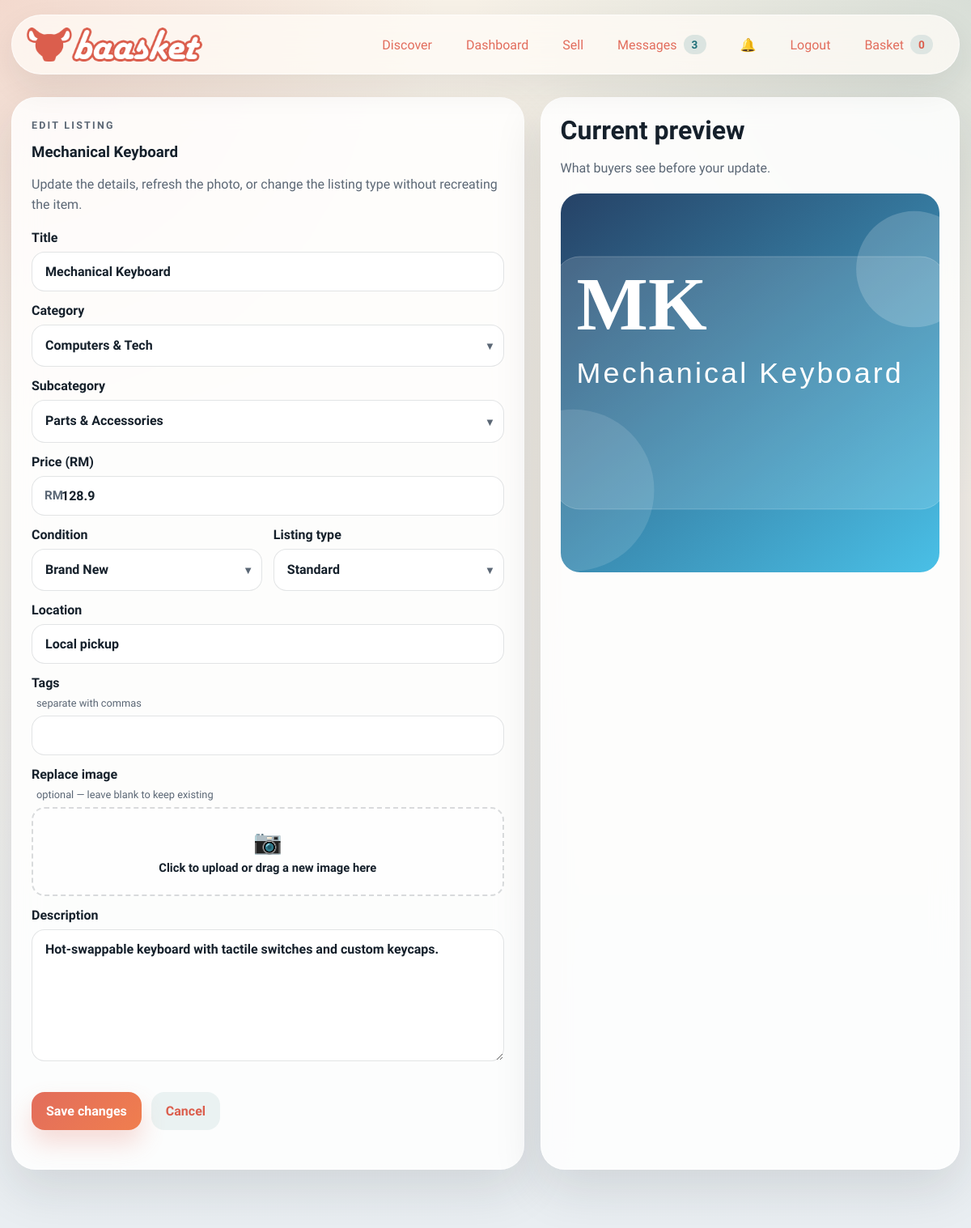
The app's page /dashboard/listings/14/edit (signed in) with its own data.
### models.py (models this page shows, shortened)
class ListingModel(db.Model):
    id = db.Column(db.Integer, primary_key=True)                              # ITEMID (internal int; ITEMID UUID stored separately if needed)
    seller_id = db.Column(db.Integer, db.ForeignKey("user.id"), nullable=False, index=True)   # SELLERID → USER
    buyer_id  = db.Column(db.Integer, db.ForeignKey("user.id"), nullable=True,  index=True)   # BUYERID  → USER (null until sold)
    category    = db.Column(db.String(80),  nullable=False, index=True)       # CATEGORYID
    subcategory = db.Column(db.String(120), nullable=False, default="")       # SUBCATEGORYID
    title       = db.Column(db.String(100), nullable=False, index=True)       # TITLE    VARCHAR(100)
    price       = db.Column(db.Float,       nullable=False)                   # PRICE    FLOAT
    condition   = db.Column(db.String(10),  nullable=False)                   # CONDITION VARCHAR(10)
    listed_date = db.Column(db.DateTime,    nullable=False, default=datetime.utcnow, index=True)  # LISTEDDATE
    description = db.Column(db.String(1000), nullable=False)                  # DESCRIPTION VARCHAR(1000)
    likes    = db.Column(db.Integer, nullable=False, default=0)               # LIKES    INTEGER (≥ 0)
    reserved = db.Column(db.Boolean, nullable=False, default=False)           # RESERVED bool
    buyable  = db.Column(db.Boolean, nullable=False, default=True)            # BUYABLE  bool
    image_path     = db.Column(db.String(255), nullable=False, default="")
    seed_image_data = db.Column(db.Text,       nullable=False, default="")
    location       = db.Column(db.String(80),  nullable=False, default="")
    quantity       = db.Column(db.Integer,     nullable=False, default=1)
    sku            = db.Column(db.String(64),  nullable=True,  default="")
    is_active      = db.Column(db.Boolean,     nullable=False, default=True)
    created_at = db.synonym("listed_date")
    offers = db.relationship("Offer", backref="listing", lazy=True, cascade="all, delete-orphan")
    @property
    def image_data(self) -> str:
        if self.image_path:
            return f"/static/{self.image_path}"
        return self.seed_image_data or "/static/assets/logo/baasket_logo.png"

### main.py (the view, shortened to what this page needs)
	@app.route("/dashboard/listings/<int:listing_id>/edit", methods=["GET", "POST"])
	@login_required
	def edit_listing(listing_id: int) -> ResponseReturnValue:
		listing = db.session.get(Item, listing_id)
		if listing is None or listing.seller_id != current_user.id:
			flash("That listing cannot be edited.", "warning")
			return redirect(url_for("dashboard"))
		return render_template(
			"edit_listing.html",
			title="Edit Listing | Baasket",
			listing=listing,
			categories_map=CATEGORIES_MAP,
		)

### models.py (called while the page is built)
@login_manager.user_loader
def load_user(user_id: str) -> User | None:
    if not user_id.isdigit():
        return None
    return db.session.get(User, int(user_id))

### payment.py (called while the page is built)
    def options(self) -> tuple[dict[str, object], ...]:
        return tuple(
            {
                "code": strategy.code,
                "label": strategy.label,
                "fee_rate": getattr(strategy, "fee_rate", Decimal("0.00")),
            }
            for strategy in self._strategies.values()
        )

### templates/edit_listing.html (shortened to what this page needs)
{% extends "base.html" %}
{% block content %}
<section class="detail-grid reveal" data-reveal>
  <article class="card-surface">
    <div class="section-heading compact">
      <p class="eyebrow">Edit listing</p>
      <h1>{{ listing.title }}</h1>
      <p>Update the details, refresh the photo, or change the listing type without recreating the item.</p>
    </div>
    <form method="post" enctype="multipart/form-data" class="stack-form" id="edit-form">
      <label>
        Title
        <input type="text" name="title" value="{{ listing.title }}" required>
      </label>
      <label>
        Category
        <div class="select-wrap">
          <select name="category" id="category-select" required>
            {% for cat in categories_map.keys() %}
              <option value="{{ cat }}" {% if cat == listing.category %}selected{% endif %}>{{ cat }}</option>
            {% endfor %}
          </select>
          <span class="select-arrow">▾</span>
        </div>
      </label>
      {% set current_sub = listing.subcategory if listing.subcategory is defined else '' %}
      {% set current_subs = categories_map.get(listing.category, []) %}
      <label id="subcategory-label" class="subcategory-label" {% if not current_subs %}style="display:none;"{% endif %}>
        Subcategory
        <div class="select-wrap">
          <select name="subcategory" id="subcategory-select">
            <option value="" {% if not current_sub %}selected{% endif %}>— none —</option>
          </select>
          <span class="select-arrow">▾</span>
        </div>
      </label>
      <label>
        Price (RM)
        <div class="price-input-wrap">
          <span class="price-prefix">RM</span>
          <input type="number" name="price" step="0.01" min="0.01" value="{{ listing.price }}" required>
        </div>
      </label>
      <div class="form-two-col">
        <label>
          Condition
          <div class="select-wrap">
            <select name="condition">
              {% for cond in ['Brand New', 'Like New', 'Lightly Used', 'Well Used', 'Heavily Used', 'For Parts'] %}
                <option value="{{ cond }}" {% if cond == listing.condition %}selected{% endif %}>{{ cond }}</option>
              {% endfor %}
            </select>
            <span class="select-arrow">▾</span>
          </div>
        </label>
        <label>
          Listing type
          <div class="select-wrap">
            <select name="kind">
              <option value="standard" {% if listing.kind == 'standard' %}selected{% endif %}>Standard</option>
            </select>
            <span class="select-arrow">▾</span>
          </div>
        </label>
      </div>
      <label>
        Location
        <input type="text" name="location" value="{{ listing.location }}">
      </label>
      <label>
        Tags <span class="field-hint">separate with commas</span>
        <input type="text" name="tags" value="{{ listing.tags | join(', ') }}">
      </label>
      <label>
        Replace image <span class="field-hint">optional — leave blank to keep existing</span>
        <div class="file-drop-zone" id="file-drop-zone">
          <div class="file-drop-inner" id="file-drop-inner">
            <span class="file-drop-icon">📷</span>
            <span class="file-drop-text">Click to upload or drag a new image here</span>
          </div>
        </div>
      </label>
      <label>
        Description
        <textarea name="description" rows="7" required>{{ listing.description }}</textarea>
      </label>
      <div class="action-row">
        <button type="submit" class="primary-button">Save changes</button>
        <a href="{{ url_for('listing_detail', listing_id=listing.id) }}" class="secondary-button">Cancel</a>
      </div>
    </form>
  </article>
  <aside class="card-surface">
    <div class="section-heading compact">
      <h2>Current preview</h2>
      <p>What buyers see before your update.</p>
    </div>
    <img src="{{ listing.image_data }}" alt="{{ listing.title }}" class="detail-image">
  </aside>
</section>
{% endblock %}

### records on screen
ListingModel: title "Mechanical Keyboard", category "Computers & Tech", price "128.9", location "Local pickup", description "Hot-swappable keyboard with tactile switches and custom keycaps.", title (picture)

### other values on screen
{{ chat_count }} "3"
{{ cart_count }} "0"
form field condition "Brand New"
